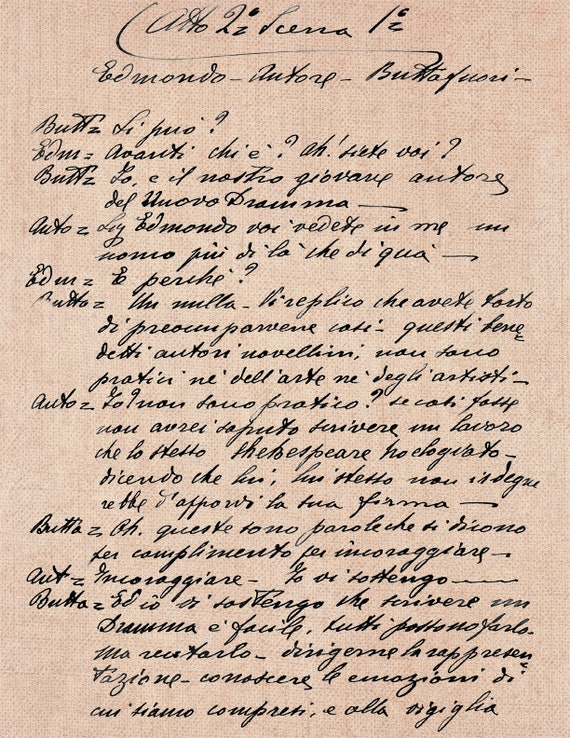
#> input picture python/opencv/lesson6/handwrriten.jpg, 570 x 738 px
$ python adaptive_threshold.py
#> lines starting #> are read from the running program, lines starting #| are printed output that depends on the picture; after the words box and inside, x2 and y2 are one past the last pixel; in counts of white or black regions, pixels touching at a corner belong together
import os
import cv2

img = cv2.imread(os.path.join(".", "handwrriten.jpg"))
#> img is the input picture: shape (738, 570, 3); mean B, G, R 162.4, 180.4, 204.2

img_gray = cv2.cvtColor(img, cv2.COLOR_BGR2GRAY)
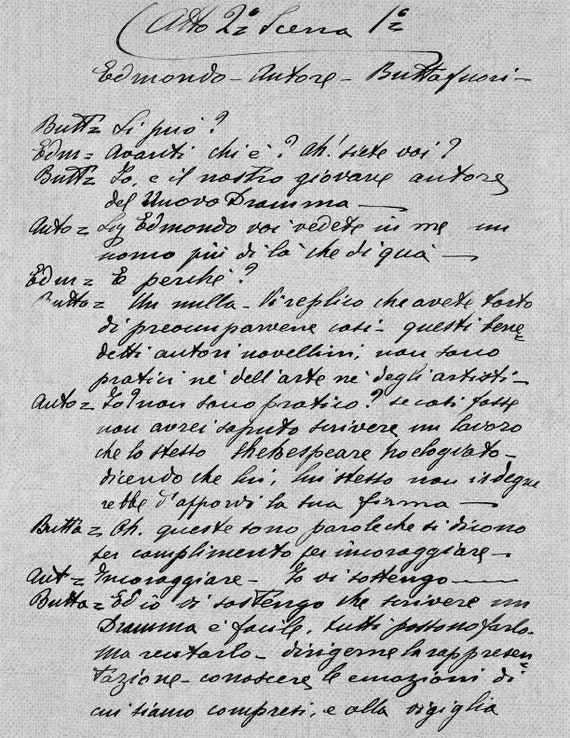
#> img_gray: shape (738, 570); min 0, max 254, mean 185.5
# _, thresh = cv2.threshold(img_gray, 127, 255, cv2.THRESH_BINARY)
adaptive_thresh = cv2.adaptiveThreshold(img_gray, 255, cv2.ADAPTIVE_THRESH_GAUSSIAN_C, cv2.THRESH_BINARY, 21, 30)
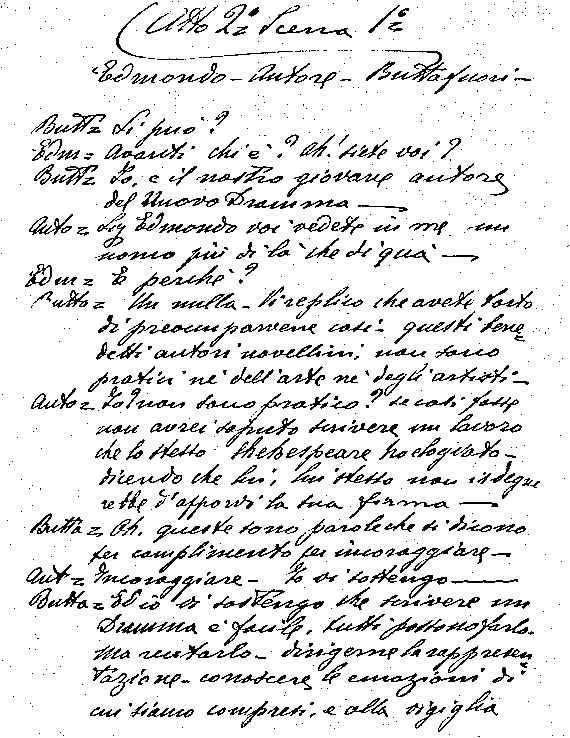
#> adaptive_thresh: shape (738, 570); 89.3% white; black in thin lines or dots
_, simple_thresh = cv2.threshold(img_gray, 80, 255, cv2.THRESH_BINARY)
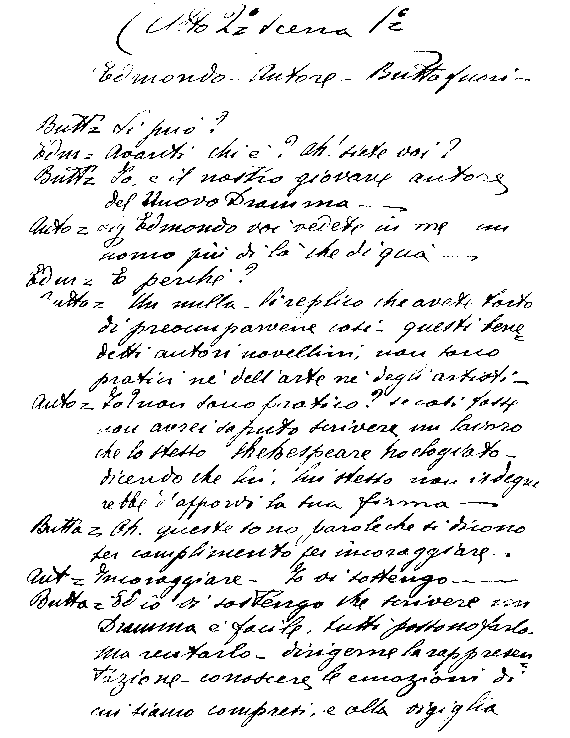
#> simple_thresh: shape (738, 570); 92% white; black in thin lines or dots, all inside (x1, y1, x2, y2) = (26, 3, 539, 732)

cv2.imshow("img", img)
cv2.imshow("adaptive_thresh", adaptive_thresh)
cv2.imshow("simple_thresh", simple_thresh)
cv2.waitKey(0)
cv2.destroyAllWindows()
